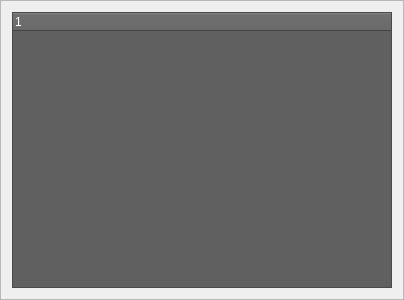
<?xml version="1.0" encoding="UTF-8"?>
<ui version="4.0">
 <class>CHierarchyFrm</class>
 <widget class="QFrame" name="CHierarchyFrm">
  <property name="geometry">
   <rect>
    <x>0</x>
    <y>0</y>
    <width>400</width>
    <height>300</height>
   </rect>
  </property>
  <property name="windowTitle">
   <string>Frame</string>
  </property>
  <property name="frameShape">
   <enum>QFrame::StyledPanel</enum>
  </property>
  <property name="frameShadow">
   <enum>QFrame::Raised</enum>
  </property>
  <layout class="QVBoxLayout" name="verticalLayout">
   <item>
    <widget class="QTreeWidget" name="treeWidget">
     <property name="minimumSize">
      <size>
       <width>380</width>
       <height>0</height>
      </size>
     </property>
     <property name="styleSheet">
      <string notr="true">background:#606060;color:white</string>
     </property>
    </widget>
   </item>
  </layout>
 </widget>
 <resources>
  <include location="ui_res.qrc"/>
 </resources>
 <connections/>
</ui>
